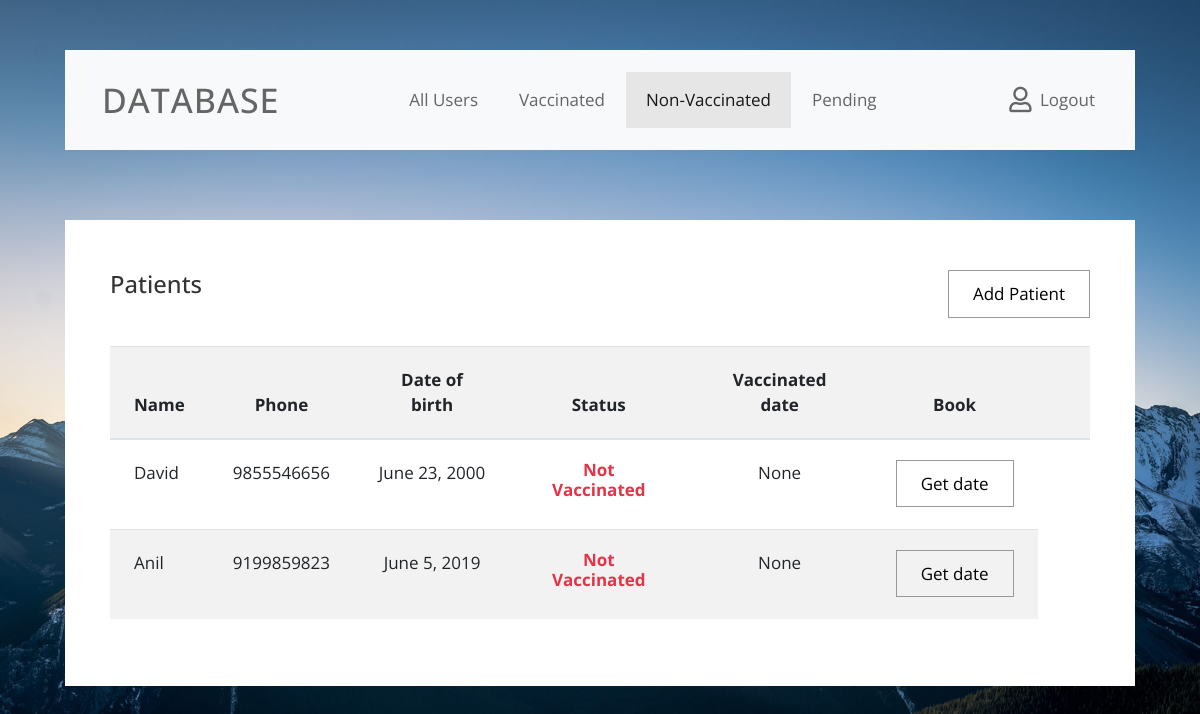
/Non_Vaccinated_view/ (signed in), run on the app's committed database.
### pediatric_clinic/models.py (models this page shows, shortened)
class Patient(models.Model):
    name = models.CharField(max_length=255)
    email = models.EmailField(blank=True)
    phone = models.CharField(max_length=10)
    birthdate = models.DateField(null=True)
    polio_vaccine = models.CharField(max_length=255)
    polio_vaccine_date = models.DateField(blank=True, null=True)

### pediatric_clinic/views.py (the view)
# urls.py: path('Non_Vaccinated_view/', Non_Vaccinated_view, name='Non_Vaccinated_view'),
@login_required(login_url='login')
def Non_Vaccinated_view(request):
    data = Patient.objects.filter(polio_vaccine='Not vaccinated').exclude(Q(booking__isnull=False) | Q(booking__date__date__lt=datetime.date.today()))
    context = {'data': data}
    return render(request, 'non_vaccinated.html', context)

### templates/non_vaccinated.html (shortened to what this page needs)
{% load static %}
<!DOCTYPE html>
<html lang="en">
<head>
    <link rel="stylesheet" href="{% static 'dash/css/fontawesome.min.css' %}">
    <link rel="stylesheet" href="{% static 'dash/css/bootstrap.min.css' %}">
    <link rel="stylesheet" href="{% static 'dash/css/tooplate.css' %}">
</head>
<body id="reportsPage" class="bg02">
    <div class="" id="home">
        <div class="container">
            <div class="row">
                <div class="col-12">
                    <nav class="navbar navbar-expand-xl navbar-light bg-light">
                        <a class="navbar-brand" href="">
                            <h1 class="tm-site-title mb-0">DataBase</h1>
                        </a>
                        <div class="collapse navbar-collapse" id="navbarSupportedContent">
                            <ul class="navbar-nav mx-auto">
                                <li class="nav-item ">
                                    <a class="nav-link" href="{% url 'admin_view' %}">All Users</a>
                                </li>
                                <li class="nav-item">
                                    <a class="nav-link " href="{% url 'Vaccinated_view' %}">Vaccinated</a>
                                </li>
                                  <li class="nav-item">
                                    <a class="nav-link active" href="">Non-Vaccinated</a>
                                </li>
                                       <li class="nav-item">
                                    <a class="nav-link" href="{% url 'Pending_view' %}">Pending</a>
                                </li>
                            </ul>
                            <ul class="navbar-nav">
                                <li class="nav-item">
                                    <a class="nav-link d-flex" href="{% url 'logout' %}">
                                        <i class="far fa-user mr-2 tm-logout-icon"></i>
                                        <span>Logout</span>
                                    </a>
                                </li>
                            </ul>
                        </div>
                    </nav>
                </div>
            </div>
            <div class="row tm-content-row tm-mt-big">
                <div class="col-xl-12 col-lg-12 tm-md-12 tm-sm-12 tm-col">
                    <div class="bg-white tm-block h-100">
                        <div class="row">
                            <div class="col-md-8 col-sm-12">
                                <h2 class="tm-block-title d-inline-block">Patients</h2>
                            </div>
                            <div class="col-md-4 col-sm-12 text-right">
                                <a href="{% url 'add_patient' %}" class="btn btn-small btn-primary">Add Patient</a>
                            </div>
                        </div>
                        <div class="table-responsive">
                            <table class="table table-hover table-striped tm-table-striped-even mt-3">
                                <thead>
                                    <tr class="tm-bg-gray">
                                        <th scope="col">Name</th>
                                        <th scope="col" class="text-center">Phone</th>
                                        <th scope="col" class="text-center">Date of birth</th>
                                        <th scope="col" class="text-center"> Status</th>
                                        <th scope="col" class="text-center">Vaccinated date</th>
                                        <th scope="col" class="text-center">Book</th>
                                        <th scope="col">&nbsp;</th>
                                    </tr>
                                </thead>
                                <tbody>
                                    {% for i in data %}
                                    <tr style="">
                                        <td  class="tm-product-name">{{i.name}}</td>
                                        <td class="text-center">{{i.phone}}</td>
                                        <td class="text-center">{{i.birthdate}}</td>
                                        <td>{% if i.polio_vaccine  %} <h6 class="text-center"  style="color: rgb(229, 51, 72);font-weight: bolder;">Not Vaccinated</h6></td>
                                        <td class="text-center">{{i.polio_vaccine_date}}</td>
{% else %}<h6 style="color: brown;font-weight: bolder;">Not Vaccinated</h6></td>
<td class="text-center">&#10060</td>{% endif %}
                                        <td class="text-center"><a href="{% url 'book_vaccine' i.id %}" class="btn btn-small btn-primary">Get date</a></td>
                                    </tr>
                                   {% endfor %}
                                </tbody>
                            </table>
                        </div>
                    </div>
                </div>
            </div>
        </div>
    </div>
</body>
</html>

### static/dash/css/tooplate.css (style rules this page uses)
html { font-size: 17px; }
body { font-family: "Open Sans", Helvetica, Arial, sans-serif; overflow-x: hidden; }
body { background-image: url(../img/dash-bg-01.jpg); background-size: cover; background-repeat: no-repeat; background-position: center; background-attachment: fixed; padding-left: 50px; padding-right: 50px; }
.bg02 { background-image: url(../img/dash-bg-02.jpg); }
a { transition: all 0.3s ease; }
.navbar-brand { display: flex; align-items: center; }
.tm-site-title { display: inline-block; text-transform: uppercase; font-size: 2rem; margin-left: 1rem; color: #656565; letter-spacing: 1px; }
.navbar { height: 100px; padding-left: 20px; padding-right: 20px; margin-top: 50px; }
.tm-logout-icon { font-size: 1.5em; }
.tm-mt-big { margin-top: 70px; }
.tm-block { padding: 50px 45px; }
.tm-block-title { font-size: 1.4rem; color: #333; margin-bottom: 30px; }
.navbar-light .navbar-nav .nav-link { color: #656565; }
.navbar-light .navbar-nav .nav-link, .dropdown-item { padding: 15px 20px; }
.navbar-light .navbar-nav .active > .nav-link, .navbar-light .navbar-nav .nav-link.active, .navbar-light .navbar-nav .nav-link.show, .navbar-light .navbar-nav .show > .nav-link, .navbar-light .navbar-nav a:hover { background-color: #e6e6e6; }
.nav-item { margin-right: 30px; }
.nav-item:last-child { margin-right: 0; }
.tm-content-row { justify-content: space-between; margin-left: -20px; margin-right: -20px; }
.tm-col { padding-left: 20px; padding-right: 20px; margin-bottom: 50px; }
.btn { border-radius: 0; padding: 13px 28px; transition: all 0.2s ease; max-width: 100%; }
.btn-small { padding: 10px 24px; }
.btn-primary { background-color: transparent; color: black; border-color: #999999; }
.table td, .table th { padding: 20px 24px; }
.tm-bg-gray { background-color: rgba(0, 0, 0, 0.05); }
.tm-table-striped-even.table-striped tbody tr:nth-of-type(even) { background-color: rgba(0, 0, 0, 0.05); }
.tm-table-striped-even.table-striped tbody tr:nth-of-type(odd) { background-color: white; }
@media (min-width: 1200px) { .container { max-width: 1630px; } }
@media (max-width: 1275px) and (min-width: 1200px) { .nav-item { margin-right: 15px; } }
@media (max-width: 1350px) { .nav-item { margin-right: 1px; } }

### data on the page
Patient: name "David", phone "9855546656", birthdate "June 23, 2000", polio_vaccine_date "None"
Patient: name "Anil", phone "9199859823", birthdate "June 5, 2019", polio_vaccine_date "None"
